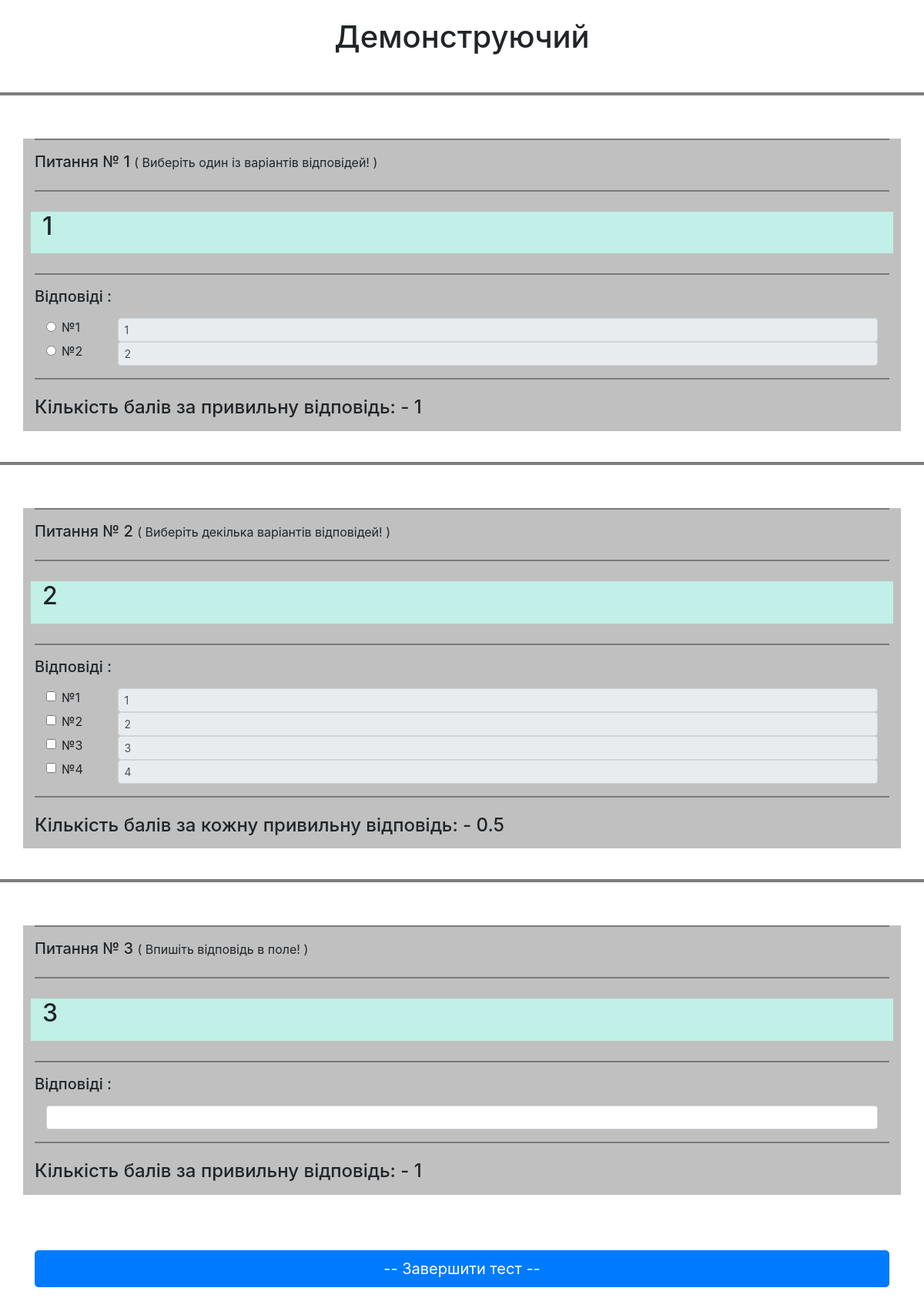
Screenshot of /view_test.php?id=21 with the database file from the repository.
### tables this page shows
CREATE TABLE `tests` (
  `id_test` int(11) NOT NULL,
  `testname` varchar(60) NOT NULL,
  `testputh` varchar(100) DEFAULT NULL,
  `active` tinyint(1) NOT NULL,
  `count_quest` int(11) DEFAULT NULL,
  `sum_ball` int(11) DEFAULT NULL,
  `include_impot` int(11) DEFAULT NULL,
  `random` int(11) DEFAULT NULL,
  `show_result` tinyint(4) DEFAULT NULL
);

CREATE TABLE `questions` (
  `id_question` int(11) NOT NULL,
  `questiontype` varchar(60) NOT NULL,
  `questiontext` text NOT NULL,
  `question_answ_count` tinyint(4) DEFAULT NULL,
  `questionanswer` text NOT NULL,
  `questionball` double NOT NULL,
  `questionimg` varchar(60) DEFAULT NULL,
  `question_impot` tinyint(4) DEFAULT NULL,
  `test_id` int(11) DEFAULT NULL
);

### view_test.php (the view, shortened to what this page needs)
<!DOCTYPE html>
<html lang="ru">
<head>
    <link rel="stylesheet" href="https://stackpath.bootstrapcdn.com/bootstrap/4.1.3/css/bootstrap.min.css">
</head>
<body>
<?php
    require ('conection_db.php');
    if (isset($_GET['id']))
    {
        $test_id =  $_GET['id'];
        $testname = mysqli_fetch_array(mysqli_query($conection, "SELECT * FROM `tests` WHERE id_test = '$test_id' "))['testname'];
    }
    else
    {
        echo "<h1> Помилка!!! <h1>";
        exit;
    }
    echo "<br><h1 align=\"center\"> $testname </h1><br>";
    $query_test = "SELECT * FROM `tests` WHERE id_test ='$test_id'";
    $result_test = mysqli_query($conection, $query_test) or die(mysqli_error($conection));
    $row_test = mysqli_fetch_array($result_test);
    $count_quest = isset($row_test['count_quest']) ? $row_test['count_quest'] : 0;
    $include_impot = isset($row_test['include_impot']) ? $row_test['include_impot'] : 0;
    $random = isset($row_test['random']) ? $row_test['random'] : 0;
    $query = "SELECT * FROM `questions` WHERE test_id ='$test_id'";
    $result = mysqli_query($conection, $query) or die(mysqli_error($conection));
    $count = mysqli_num_rows($result);
    if($count > 0)
    {
        $iterat = 0;
        while ($row = mysqli_fetch_array($result))
        {
            $arr_question[$iterat] = $row['id_question'];
            $arr_question[$iterat] .= " ";
            $arr_question[$iterat++] .= isset($row['question_impot']) ? $row['question_impot'] : 0;
        }
        if($count_quest < $count)
        {
            if($include_impot == 1)
            {
                $iterat = 0;
                foreach($arr_question as $value_arr ){
                    if(explode(" ", $value_arr)[1] == 1){
                        $out_arr_question[$iterat++] = explode(" ", $value_arr)[0];
                    }
                }
                foreach($arr_question as $value_arr ){
                    if(explode(" ", $value_arr)[1] != 1){
                        if($iterat >= $count_quest)
                            break;
                        $out_arr_question[$iterat++] = explode(" ", $value_arr)[0];
                    }
                }
            }else{
                if($random == 1){
                    shuffle($arr_question);
                }
                $iterat = 0;
                foreach($arr_question as $value_arr )
                {
                    if($iterat >= $count_quest)
                        break;
                    $out_arr_question[$iterat++] = explode(" ", $value_arr)[0];
                }
            }
        }
        else{
                $iterat = 0;
                foreach($arr_question as $value_arr ){
                        $out_arr_question[$iterat++] = explode(" ", $value_arr)[0];
                }
        }
        ?>
            <form  action ="result_controller.php" method="post" style="width: 100%; ">
        <?php
                $counter = 1;
                foreach($out_arr_question as $value_arr )
                {
                    $query = "SELECT * FROM `questions` WHERE id_question ='$value_arr'";
                    $result = mysqli_query($conection, $query) or die(mysqli_error($conection));
                    $row = mysqli_fetch_array($result);
                    Showqvestions(
                                    $counter++,
                                    $row['id_question'],
                                    $row['questiontype'],
                                    $row['questiontext'],
                                    $row['question_answ_count'],
                                    $row['questionanswer'],
                                    $row['questionball'],
                                    $row['questionimg'],
                                    $row['question_impot'],
                                    $row['test_id']
                                );
                }
        ?>
                <br><br>
                <div class="container">
                    <button class="btn btn-lg btn-primary btn-block" type="submit">-- Завершити тест --</button>
                </div>
                <br><br>
            </form >
        <?php
    }
    else{
        echo "<br> <hr noshade   style = \"height: 3px;\"> ";
        echo "<br><h4>Відсутні питання в даному тесті!</h4>";
        echo "<br> <hr noshade   style = \"height: 3px;\"> ";
    }
?>
</body>
</html>
<?php
    function Showqvestions(
                            $counter,
                            $id_question,
                            $questiontype,
                            $questiontext,
                            $question_answ_count,
                            $questionanswer,
                            $questionball,
                            $questionimg,
                            $question_impot,
                            $test_id
                          )
    {
                                if($questiontype == "only")
                                    $tyte_text =  " Виберіть один із варіантів відповідей! ";
                                elseif($questiontype == "some")
                                    $tyte_text =  " Виберіть декілька варіантів відповідей! ";
                                elseif($questiontype == "text")
                                    $tyte_text =  " Впишіть відповідь в поле! ";
                                elseif($questiontype == "ratio")
                                    $tyte_text =  " Встановіть відповідність ";
                                else
                                    $tyte_text =  "Помилка в питанні зверніться до викладача!!!";
    ?>
        <hr noshade   style = "height: 3px;"> <br>
            <div class="container" style= "background-color: #C0C0C0">
                <hr noshade   style = "height: 1px" >
                <div class="row">
                    <div class="col-12">
                         <label for="exampleFormControlSelect1" ><h5 style = "display : inline"> Питання № <?php echo"$counter  ";  ?></h5> <?php echo"( $tyte_text )"; ?></label>
                    </div>
                </div>
                <hr noshade   style = "height: 1px" >
                <div class="row" style = "padding:10px">
                    <div class="col-12" style = "background-color: #C0F0E7;  ">
                        <label for="exampleFormControlSelect1"><h2>
                            <?php echo "$questiontext" ?>
                        </h2></label>
                    </div>
                </div>
                <hr noshade   style = "height: 1px" >
                <div class="row">
                    <div class="col-12">
                            <label for="exampleFormControlSelect1"><h5>Відповіді : </h5></label> <br>
                            <?php
                                    if($questiontype == "only" || $questiontype == "some")
                                    {
                                        echo "<div class=\"container\">";
                                            $mass_answ = explode("\n", $questionanswer);
                                            if($questiontype == "only")
                                            {
                                                for($iter = 1; $iter <=  $question_answ_count; $iter++)
                                                {
                                                    ?>
                                                        <div class="row">
                                                            <div class="col-1" >
                                                                <div class="form-check">
                                                                    <input class="form-check-input" type="radio" name="exampleRadio_<?php echo "$id_question"; ?>"  value="<?php echo "$iter"; ?>" >
                                                                    <label class="form-check-label" for="exampleRadios">
                                                                        №<?php echo "$iter";  ?>
                                                                    </label>
                                                                </div>
                                                            </div>
                                                            <div class="col-11">
                                                                <input class="form-control form-control-sm" type="text" value="<?php $buf = $mass_answ[$iter - 1]; echo "$buf";  ?>" name="radio_<?php echo "$iter"; ?>" readonly >
                                                            </div>
                                                        </div>
                                                    <?php
                                                }
                                            }
                                            elseif($questiontype == "some")
                                            {
                                                for($iter = 1; $iter <=  $question_answ_count; $iter++){
                                                    ?>
                                                        <div class="row">
                                                            <div class="col-1" >
                                                                <div class="form-check">
                                                                    <input class="form-check-input" type="checkbox" name="exampleсheckbox_<?php echo "$iter"; ?>_<?php echo "$id_question"; ?>"  value="1"  >
                                                                    <label class="form-check-label" for="exampleсheckbox_<?php echo "$iter"; ?>">
                                                                        №<?php echo "$iter";  ?>
                                                                    </label>
                                                                </div>
                                                            </div>
                                                            <div class="col-11">
                                                                <input class="form-control form-control-sm" type="text" value="<?php $buf = $mass_answ[$iter - 1]; echo "$buf";  ?>" name="checkbox_<?php echo "$iter"; ?>" readonly>
                                                            </div>
                                                        </div>
                                                    <?php
                                                }
                                            }
                                        echo "</div>";
                                    }
                                    elseif($questiontype == "text" )
                                    {
                                        ?>
                                            <div class="col-12">
                                                <input class="form-control form-control-sm" type="text" name = "text_answ_<?php echo "$id_question"; ?>" placeholder="">
                                            </div>
                                        <?php
                                    }
                            ?>
                    </div>
                </div>
                <hr noshade   style = "height: 1px" >
                <div class="row">
                    <div class="col-9" style="margin-top : 6px">
                        <label for="exampleFormControlSelect1"><h4>Кількість балів за <?php if($questiontype == "some") echo "кожну"; ?> привильну  відповідь: - <?php   echo "$questionball"; ?>  </h4></label>
                    </div>
                </div>
            </div>
        <br>
    <?php
    }
?>

### rows the page displays
tests: testname "Демонструючий"
questions: counter "1", questiontype "Виберіть один із варіантів відповідей!", questiontext "1", radio_1 "1", radio_2 "2", questionball "1"
questions: counter "2", questiontype "Виберіть декілька варіантів відповідей!", questiontext "2", question_answ_count 4 (drawn), checkbox_1 "1", checkbox_2 "2", checkbox_3 "3", checkbox_4 "4", shows "кожну", questionball "0.5"
questions: counter "3", questiontype "Впишіть відповідь в поле!", questiontext "3", questionball "1"
